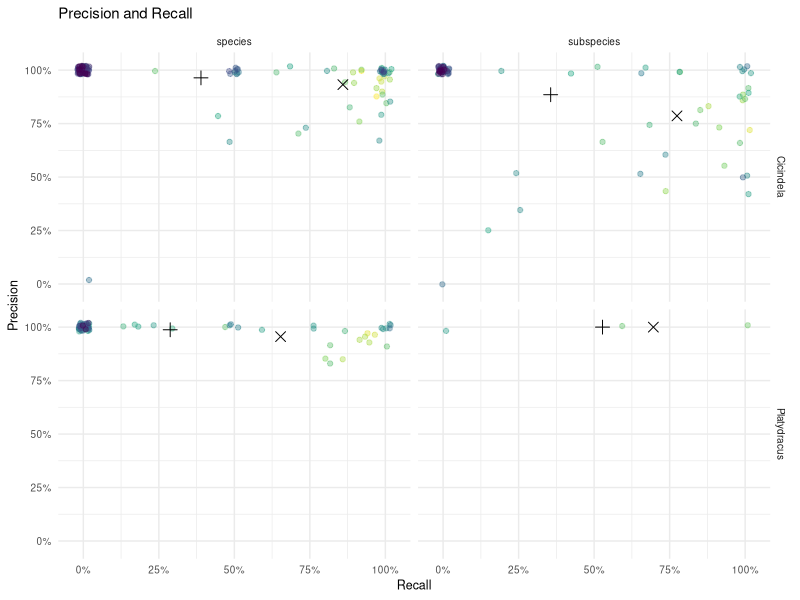
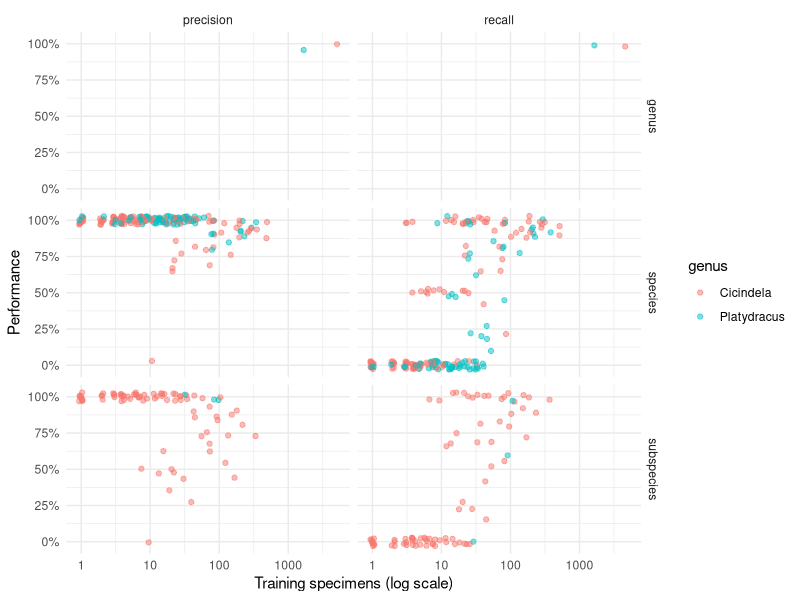
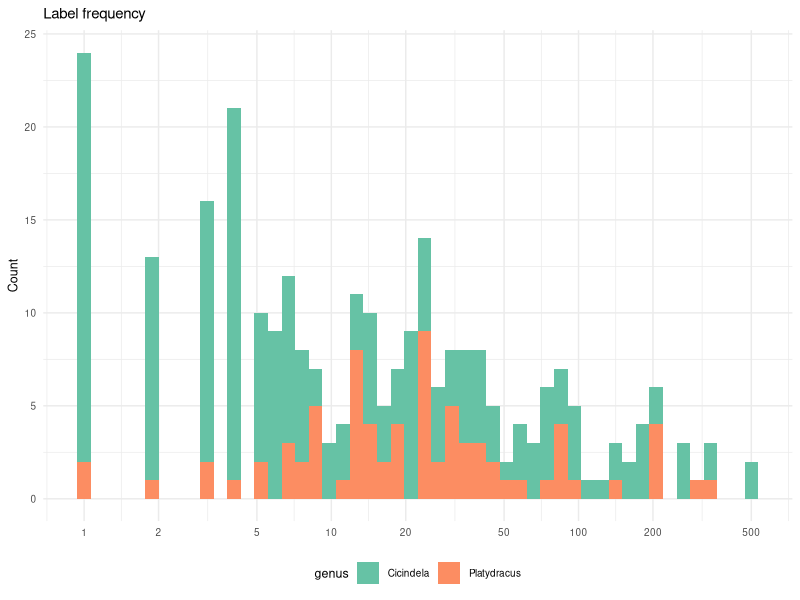
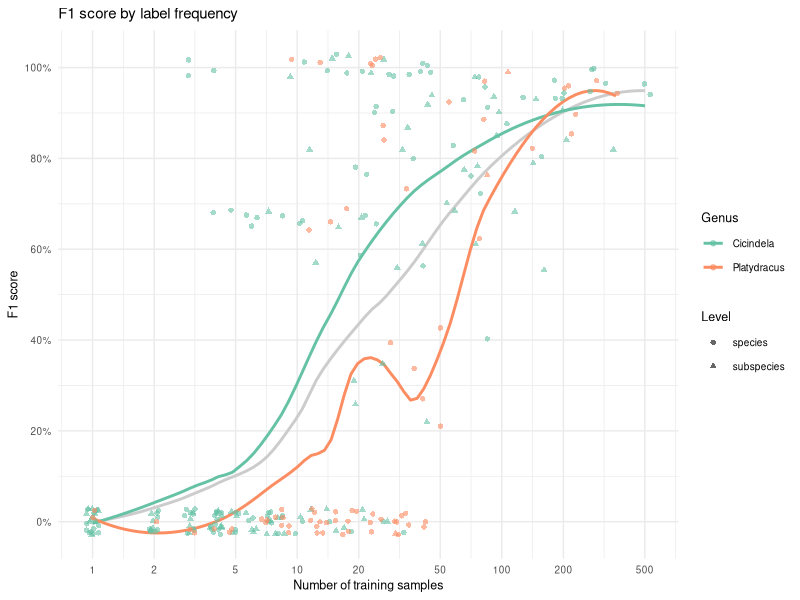
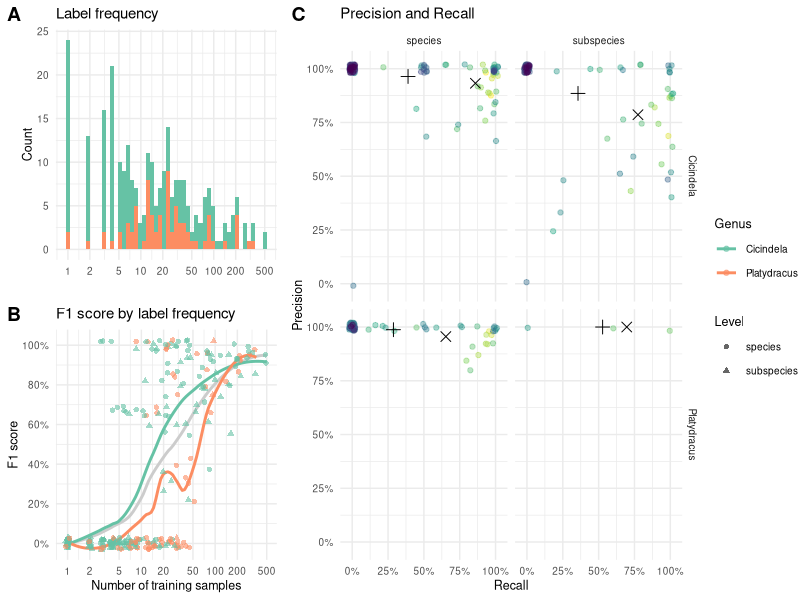
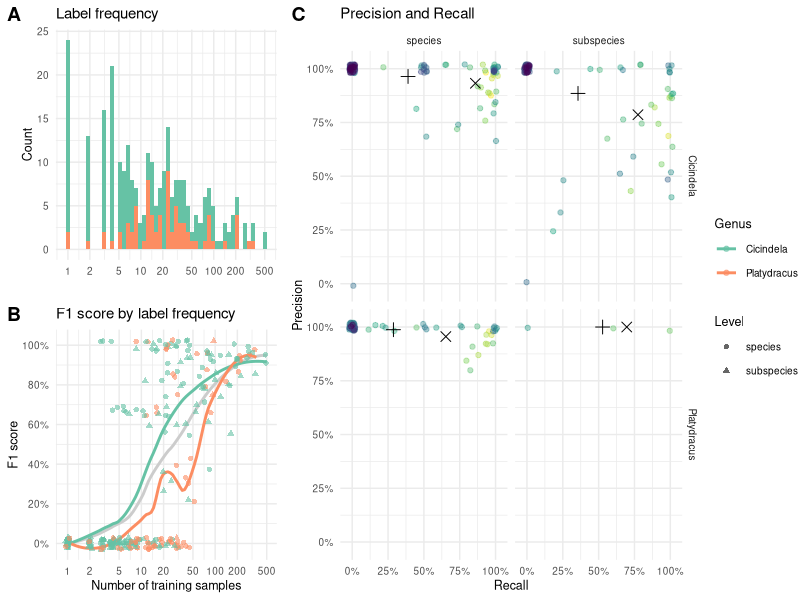
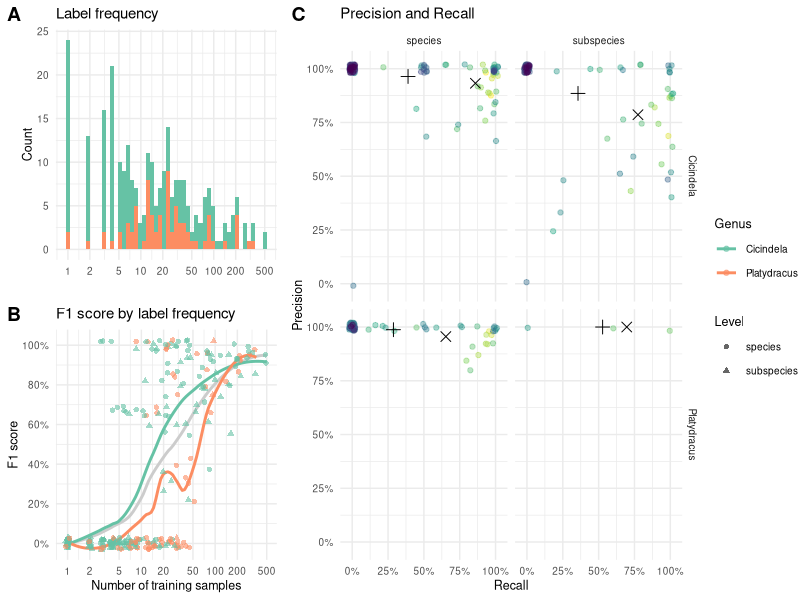

Write the R code that produced these figures, in order.
## ---- chunk 1
set.seed(1324)
library(tidyverse)
library(ggthemes)
library(cowplot)
## ---- chunk 2
performance_data <- read_csv("test_results_eva02_large_patch14_448.mim_m38m_ft_in22k_in1k.csv") %>%
  mutate(
    across(starts_with('micro'), ~ .x / 100),
    taxonomic_level = case_when(
      str_detect(Term, "^[A-Z]") ~ "genus",
      str_count(Term, "_") == 1 ~ "species",
      TRUE ~ "subspecies"
    ),
    taxonomic_level = factor(taxonomic_level, levels = c("genus", "species", "subspecies")),
    f1 = true_positives / (true_positives + (false_positives + false_negatives) / 2)
  ) %>%
  rename(
    taxon = Term,
    precision = micro_precision,
    recall = micro_recall,
    training_specimens = N_train,
    test_specimens = N
  )

glimpse(performance_data)
## ---- chunk 3
calculate_averages <- function(data, ...) {
  data %>%
    group_by(...) %>%
    summarise(
      precision_equal = mean(precision, na.rm = TRUE),
      recall_equal = mean(recall, na.rm = TRUE),
      precision_weighted = weighted.mean(precision, training_specimens, na.rm = TRUE),
      recall_weighted = weighted.mean(recall, training_specimens, na.rm = TRUE),
      n_terms = n(),
      .groups = 'drop'
    )
}
## ---- chunk 4
summary_stats <- calculate_averages(performance_data, genus, taxonomic_level)

plot_averages <- summary_stats %>%
  select(-n_terms) %>%
  pivot_longer(cols = c(-genus, -taxonomic_level), names_to = 'metric') %>%
  mutate(
    weighted = str_detect(metric, '_weighted'),
    metric_clean = str_replace(metric, '^(.+?)_(equal|weighted)$', '\\1')
  ) %>%
  select(-metric) %>%
  pivot_wider(names_from = metric_clean, values_from = value) %>%
  mutate(
    weighting_type = if_else(weighted, "Weighted by specimens", "Equal taxa")
  )

print("Summary Statistics by Genus and Taxonomic Level:")
summary_stats
## ---- chunk 5
plot_data <- performance_data %>%
  filter(taxonomic_level != "genus") %>%
  mutate(taxonomic_level = droplevels(taxonomic_level)) %>%
  arrange(desc(training_specimens))

plot_averages_sub <- plot_averages %>%
  filter(taxonomic_level != "genus") %>%
  mutate(taxonomic_level = droplevels(taxonomic_level))
## ---- chunk 6
precision_recall_plot <- ggplot() +
  geom_jitter(
    data = plot_data,
    aes(y = precision, x = recall, color = training_specimens),
    width = 0.02,
    height = 0.02,
    alpha = 0.4
  ) +
  geom_point(
    data = plot_averages_sub,
    aes(y = precision, x = recall, shape = weighted),
    size = 3
  ) +
  scale_shape_manual(
    values = c(3, 4),
    name = 'Averaging',
    labels = c("taxa", 'specimens'),
    guide = 'none'
  ) +
  scale_color_viridis_c(
    trans = 'log10',
    name = "Specimens\nin training",
    breaks = c(1, 10, 100, max(plot_data$training_specimens)),
    guide = 'none'
  ) +
  scale_x_continuous(labels = scales::percent, breaks = seq(0,1,by=.25), limits=c(-0.03,1.03)) +
  scale_y_continuous(labels = scales::percent, breaks = seq(0,1,by=.25), limits=c(-0.03,1.03)) +
  ggtitle("Precision and Recall") +
  xlab("Recall") +
  ylab("Precision") +
  facet_grid(genus ~ taxonomic_level) +
  theme_minimal() +
  theme(text = element_text(size=9))

print(precision_recall_plot)
## ---- chunk 7
training_size_data <- performance_data %>%
  arrange(desc(training_specimens)) %>%
  pivot_longer(
    cols = c("precision", "recall"),
    names_to = "metric",
    values_to = "value"
  )
## ---- chunk 8
training_size_plot <- ggplot(training_size_data) +
  geom_jitter(
    aes(x = training_specimens, y = value, color = genus),
    width = 0.03,
    height = 0.03,
    alpha = 0.5
  ) +
  scale_x_log10() +
  scale_y_continuous(labels = scales::percent) +
  xlab("Training specimens (log scale)") +
  ylab("Performance") +
  facet_grid(taxonomic_level ~ metric) +
  theme_minimal()

print(training_size_plot)
## ---- chunk 9
cat("Dataset Overview:\n")
cat(sprintf("- Total taxa analyzed: %d\n", nrow(performance_data)))

for (g in sort(unique(performance_data$genus))) {
  gdata <- performance_data %>% filter(genus == g)
  cat(sprintf("\n%s (n_terms = %d):\n", g, nrow(gdata)))
  for (lvl in c("genus", "species", "subspecies")) {
    sub <- gdata %>% filter(taxonomic_level == lvl)
    if (nrow(sub) == 0) next
    row <- summary_stats %>% filter(genus == g, taxonomic_level == lvl)
    cat(sprintf("  %-10s  n=%3d  precision (equal)=%.1f%%  recall (equal)=%.1f%%  precision (wt)=%.1f%%  recall (wt)=%.1f%%\n",
                lvl, nrow(sub),
                100 * row$precision_equal, 100 * row$recall_equal,
                100 * row$precision_weighted, 100 * row$recall_weighted))
  }
}
## ---- chunk 10
dist_plot <- ggplot(plot_data) +
  geom_histogram(
    aes(x = training_specimens, fill = genus),
    bins = 50,
    position = "stack"
  ) +
  scale_fill_brewer(palette = "Set2") +
  scale_x_log10(breaks=c(1,2,5,10,20,50,100,200,500)) +
  ggtitle("Label frequency") +
  xlab(NULL) +
  ylab("Count") +
  theme_minimal() +
  theme(text = element_text(size=9), legend.position = "bottom")

dist_plot
## ---- chunk 11
f1_plot <- ggplot(plot_data) +
  geom_smooth(
    aes(x = training_specimens, y = f1),
    method = "loess",
    span = 0.6,
    se = FALSE,
    color = gray(0.8)
  ) +
    geom_smooth(
    aes(x = training_specimens, y = f1, group=genus,color=genus),
    method = "loess",
    span = 0.6,
    se = FALSE,
    alpha=0.2,
  ) +
  geom_jitter(
    aes(x = training_specimens, y = f1, color = genus, shape = taxonomic_level),
    width = 0.03,
    height = 0.03,
    alpha = 0.6
  ) +
  scale_x_log10(breaks = c(1, 2, 5, 10, 20, 50, 100, 200, 500)) +
  scale_y_continuous(
    labels = scales::percent,
    breaks = seq(0, 1.00, by = 0.20)
  ) +
  scale_color_brewer(palette = "Set2", name = "Genus") +
  scale_shape_discrete(name = "Level") +
  ggtitle("F1 score by label frequency") +
  xlab("Number of training samples") +
  ylab("F1 score") +
  theme_minimal() +
  theme(text = element_text(size=9))

f1_plot
## ---- chunk 12
shared_legend <- get_legend(f1_plot)
## ---- chunk 13
p_AB <- cowplot::plot_grid(
  dist_plot + theme(legend.position = 'none'),
  f1_plot + theme(legend.position = 'none'),
  ncol = 1,
  labels = "AUTO",
  align = 'hv',
  axis = 'lrtb'
)

p <- cowplot::plot_grid(
  p_AB,
  precision_recall_plot,
  shared_legend,
  rel_widths = c(0.8, 1.2, 0.25),
  nrow = 1,
  labels = c("", "C", "")
)

p
## ---- chunk 14
ggsave(
  filename = 'taxonomy_metrics.pdf',
  plot = p,
  device = 'pdf',
  width = 11,
  height = 5,
  units = 'in',
  useDingbats = FALSE
)

ggsave(
  filename = 'taxonomy_metrics.png',
  plot = p,
  device = 'png',
  width = 11,
  height = 5,
  units = 'in',
  dpi = 300
)
## ---- chunk 15
performance_data %>%
  filter(taxon %in% c("cicindela_sylvicola", "Cicindela", "Platydracus"))
